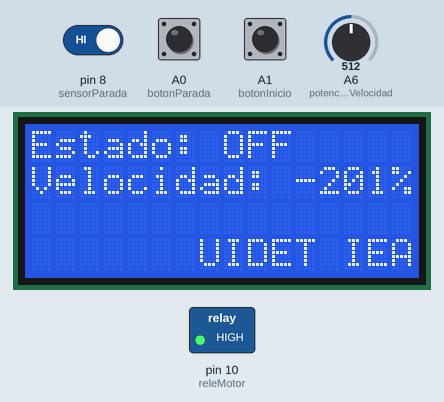
Simulated run of this sketch. Board: Arduino Nano, built with avr-gcc and run on an emulated ATmega328P. Parts: 16×4 character LCD, switched loads named in the sketch (green lamp = pin HIGH). Dashed ring = blinking. The inputs (shaded band) are chosen by the test bench; at power-on: A1 (botonInicio) HIGH, A6 (potenciometroVelocidad) = 512, pin 8 (sensorParada) HIGH, A0 (botonParada) HIGH. What the sketch prints to the serial monitor is not drawn.

Above: at 2.2 s.
2.3 s: A1 (botonInicio) pulled LOW for 0.15 s
At 2.7 s:
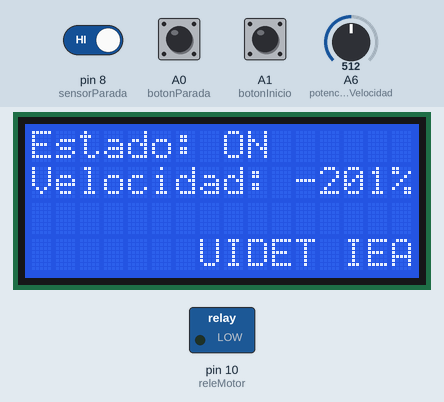
3.9 s: A6 (potenciometroVelocidad) set to 0
At 4.4 s:
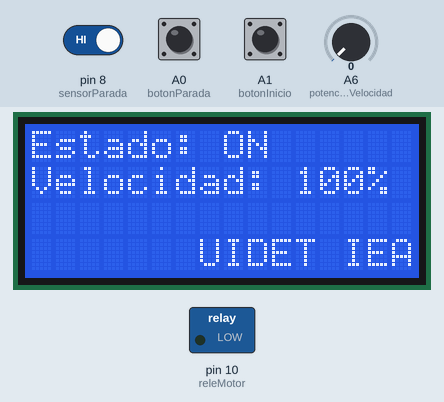
6.9 s: A6 (potenciometroVelocidad) set to 306
At 8.2 s:
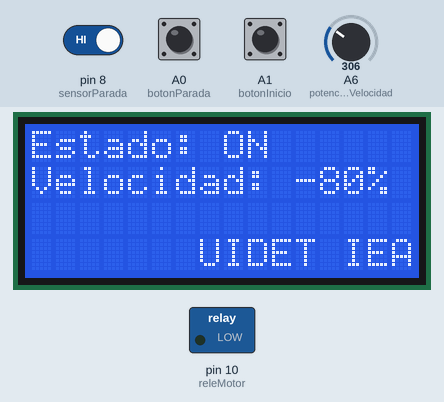
9.9 s: A6 (potenciometroVelocidad) set to 122
At 10.7 s:
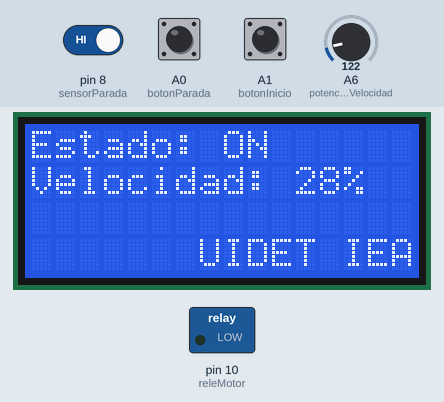
12.9 s: pin 8 (sensorParada) driven LOW
At 14.1 s:
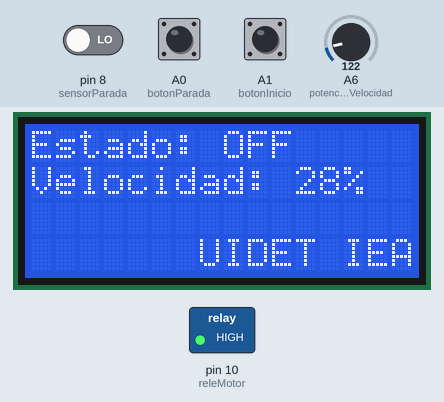
14.4 s: A1 (botonInicio) pulsed LOW 5 times (0.12 s each, 0.3 s apart)
At 16.1 s:
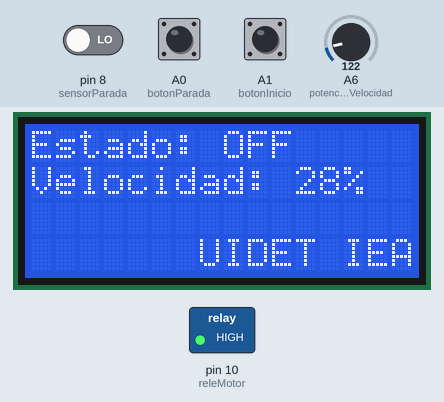
Timing chart, 0 to 17.6 s (numbered marks = the images above; inputs shaded):
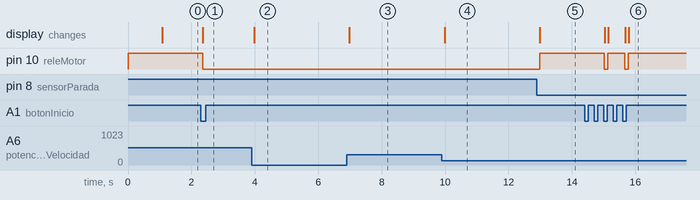

The sketch:

cortadorev2.ino
```cpp
#include <LiquidCrystal.h>

// Definición de pines
const int botonInicio = A1;
const int botonParada = A0;
const int botonAumentarVelocidad = A3;
const int botonDisminuirVelocidad = A4;
const int sensorParada = 8;
const int releMotor = 10;     //9-10
const int potenciometroVelocidad = A6;

// Configuración del LCD
LiquidCrystal lcd(12, 11, 5, 4, 3, 2);

// Variables de estado
bool motorEncendido = false;
int velocidad = 0;
const int velocidadMaxima = 100;
const int velocidadMinima = 0;
int ultimaVelocidad = -1;
bool botonInicioPresionado = false;
bool botonParadaPresionado = false;

void setup() {
    Serial.begin(9600);
    configurarPines();
    lcd.begin(16, 4);
    lcd.print("Sistema Iniciado");
    Serial.println("Sistema Motor Iniciado");
    delay(1000);
}

void loop() {
    gestionarMotor();
    actualizarVelocidad();
    actualizarDisplay();
    delay(100);
}

void configurarPines() {
    pinMode(botonInicio, INPUT_PULLUP);
    pinMode(botonParada, INPUT_PULLUP);
    pinMode(botonAumentarVelocidad, INPUT_PULLUP);
    pinMode(botonDisminuirVelocidad, INPUT_PULLUP);
    pinMode(sensorParada, INPUT_PULLUP);
    pinMode(releMotor, OUTPUT);
    digitalWrite(releMotor, HIGH);
}

void gestionarMotor() {
    bool inicioPresionado = digitalRead(botonInicio) == LOW;
    bool paradaPresionada = digitalRead(botonParada) == LOW;
    bool sensorActivado = digitalRead(sensorParada) == LOW;

    if (inicioPresionado && !botonInicioPresionado) {
        botonInicioPresionado = true;
        encenderMotor();
    } else if (!inicioPresionado) {
        botonInicioPresionado = false;
    }

    if ((sensorActivado || paradaPresionada) && !botonParadaPresionado) {
        botonParadaPresionado = true;
        apagarMotor();
    } else if (!paradaPresionada) {
        botonParadaPresionado = false;
    }
}

void encenderMotor() {
    if (!motorEncendido) {
        motorEncendido = true;
        digitalWrite(releMotor, LOW);
        Serial.println("Motor ON");
    }
}

void apagarMotor() {
    if (motorEncendido) {
        motorEncendido = false;
        digitalWrite(releMotor, HIGH);
        Serial.println("Motor OFF");
    }
}

void actualizarVelocidad() {
    int valorPotenciometro = analogRead(potenciometroVelocidad);
    velocidad = map(valorPotenciometro, 170, 0, velocidadMinima, velocidadMaxima);

    if (abs(velocidad - ultimaVelocidad) > 2) {
        Serial.print("Velocidad: ");
        Serial.print(velocidad);
        Serial.println("% *");
        ultimaVelocidad = velocidad;
    }
}

void actualizarDisplay() {
    lcd.clear();
    lcd.setCursor(0, 0);
    lcd.print("Estado: ");
    lcd.print(motorEncendido ? "ON" : "OFF");
    lcd.setCursor(0, 1);
    lcd.print("Velocidad: ");
    lcd.print(velocidad);
    lcd.print("%");
    lcd.setCursor(7, 4);
     lcd.print("UIDET IEA");
}
```

Measured:
- after the input at 2.3 s, pin 10 (releMotor): HIGH → LOW after 0.06 s; the display: changes after 0.06 s (image 1)
- after the input at 3.9 s, the display: changes after 0.08 s (image 2)
- after the input at 6.9 s, the display: changes after 0.09 s (image 3)
- after the input at 9.9 s, the display: changes after 0.09 s (image 4)
- after the input at 12.9 s, pin 10 (releMotor): LOW → HIGH after 0.09 s; the display: changes after 0.09 s (image 5)
- after the input at 14.4 s, pin 10 (releMotor): alternates HIGH for 0.54 s and LOW for 0.11 s, 4 changes in all, then stays HIGH, starting after 0.63 s; the display: first changes after 0.64 s (image 6 shows a later state)
